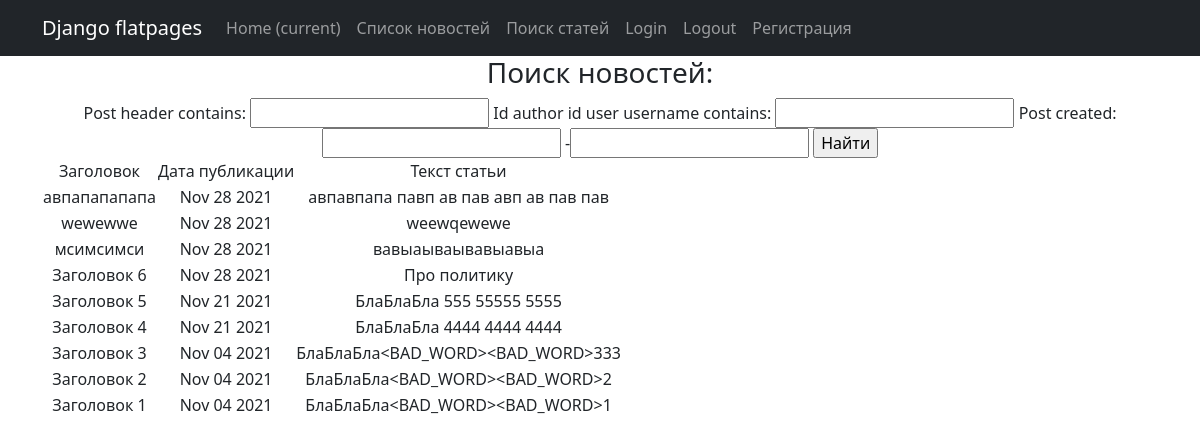
Before: /news/search with the older database file.
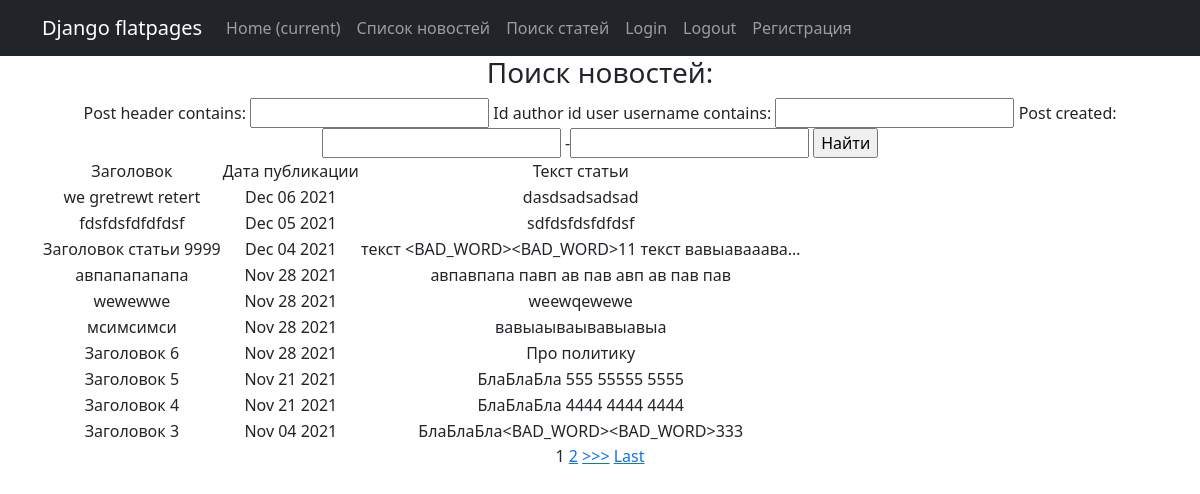
After: the same page with the newer database file.
### news/models.py (models this page shows, shortened)
class Post(models.Model):
    article = 'A'
    news = 'N'
    POSTING_TYPE = [(article, 'статья'), (news, 'новость')]
    id_author = models.ForeignKey(Author, on_delete=models.CASCADE)
    post_type = models.CharField(max_length=1, choices=POSTING_TYPE, default=article)
    post_created = models.DateTimeField(auto_now_add=True)
    id_post_category = models.ManyToManyField(Category, through="PostCategory")
    post_header = models.CharField(max_length=255)
    post_text = models.TextField()
    post_rating = models.IntegerField(default=0)

### news/views.py (the view)
# urls.py: path('search', NewsSearch.as_view()),
class NewsSearch(ListView):
    model = Post
    template_name = 'news_search.html'
    context_object_name = 'search'
    ordering = ['-post_created']
    paginate_by = 10
    def get_filter(self):
        return NewsFilter(self.request.GET, queryset=super().get_queryset())
    def get_queryset(self):
        return self.get_filter().qs
    def get_context_data(self, *args, **kwargs):
        return {
            **super().get_context_data(*args, **kwargs),
            'filter': self.get_filter()
        }

### news/templatetags/custom_filters.py (called while the page is built)
@register.filter(name='censor')
def censor(value):
    bad_words = ['1111', '2222', '3333']#словарь плохих слов.
    if isinstance(value, str):
        for bad in bad_words:
            value = value.replace(bad, '<BAD_WORD>')
        return value
    else:
        raise ValueError(f'Не является строкой: {type(value)}')

### templates/news_search.html (shortened to what this page needs)
{% extends 'flatpages/default.html' %}
{% load custom_filters %}
{% block content %}
<h3>Поиск новостей: </h3>
<form method="GET">
    {{ filter.form }}
    <input type="submit" value="Найти">
</form>
 {% if search %}
        <table>
            <tr>
                <td>
                    Заголовок
                </td>
                <td>
                    Дата публикации
                </td>
                <td>
                    Текст статьи
                </td>
            </tr>
               {% for nw in search %}
            <tr>
                <td>
                    {{ nw.post_header }}
                </td>
                <td>
                    {{ nw.post_created|date:'M d Y' }}
                </td>
                <td>
                    {{ nw.post_text|censor|truncatechars:50 }}
                </td>
            </tr>
        {% endfor %}
        </table>
    {% else %}
        <h2>Новостей нет!</h2>
    {% endif %}
{% if is_paginated %}
    {% for num in page_obj.paginator.page_range %}
        {% if page_obj.number == num %}
            <a>{{ num }}</a>
        {% elif num > page_obj.number|add:'-3' and num < page_obj.number|add:'3' %}
            <a href="?page={{ num }}">{{ num }}</a>
        {% endif %}
    {% endfor %}
    {% if page_obj.has_next %}
        <a href="?page={{ page_obj.next_page_number }}">>>></a>
        <a href="?page={{ page_obj.paginator.num_pages }}">Last</a>
    {% endif %}
{% endif %}
{% endblock content %}

Changed rows visible on the page:
no longer on this page (row unchanged): Post: post_header "Заголовок 2", post_created "Nov 04 2021", post_text|censor "БлаБлаБла<BAD_WORD><BAD_WORD>2"
no longer on this page (row unchanged): Post: post_header "Заголовок 1", post_created "Nov 04 2021", post_text|censor "БлаБлаБла<BAD_WORD><BAD_WORD>1"
added Post: post_header "we gretrewt retert", post_created "Dec 06 2021", post_text|censor "dasdsadsadsad"
added Post: post_header "fdsfdsfdfdfdsf", post_created "Dec 05 2021", post_text|censor "sdfdsfdsfdfdsf"
added Post: post_header "Заголовок статьи 9999", post_created "Dec 04 2021", post_text|censor "текст <BAD_WORD><BAD_WORD>11 текст вавыавааава…"
Other visible differences:
new list line: "1"
new list line: "2"
text now shown: ">>> Last"
